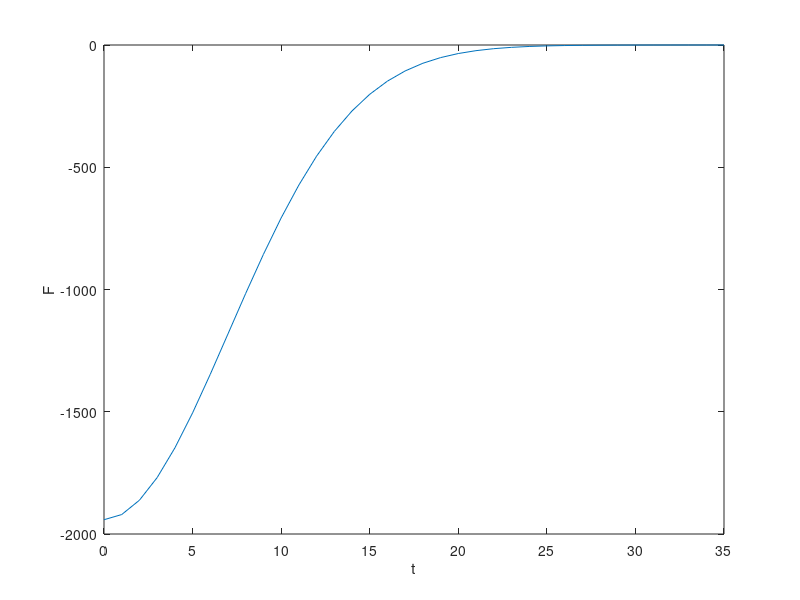

The MATLAB script that drew this image: (Note: this script raises an error after producing the figure.)
% (a)
e = exp(1);

t = 0:35;
v = -20.*e.^(-0.01.*t.*t).*sin(20.*pi.*t + 2.*pi./5);
plot(t,v)
xlabel('t')
ylabel('v')

% (b)
h = 10.^(-8);
a = ( -20.*e.^(-0.01.*(t+h).*(t+h)).*sin(20.*pi.*(t+h) + 2.*pi./5)...
- (-20.*e.^(-0.01.*t.*t).*sin(20.*pi.*t + 2.*pi./5)) )./h;
F = a.*5;
plot(t,F)
xlabel('t')
ylabel('F')

% (c)
% t = 8 to get F(8)
F_8 = ( -20.*e.^(-0.01.*(8+h).*(8+h)).*sin(20.*pi.*(8+h) + 2.*pi./5)...
- (-20.*e.^(-0.01.*8.*8).*sin(20.*pi.*8 + 2.*pi./5)) )./h.*5;
fprintf('F(8) = %.2f N\n', F_8)

% (d)
% x(10) is approximately equal to integration of v(t)|(10-h)~(10+h)
h = 10.^(-6);
v_1 = -20.*e.^(-0.01.*(10-h).*(10-h)).*sin(20.*pi.*(10-h) + 2.*pi./5);
v_2 = -20.*e.^(-0.01.*(10+h).*(10+h)).*sin(20.*pi.*(10+h) + 2.*pi./5);
x_10 = (v_1 + v_2).*(2.*h)./2;
fprintf('x(10) = %.11f m\n', x_10)

% (e)
% the distance should be abs-val of integration of v(t)|0~10
distance = get_sum_1_e(0,10,10000);
fprintf('The total travel length from t = 0 to 10 is %.6f m\n', distance)